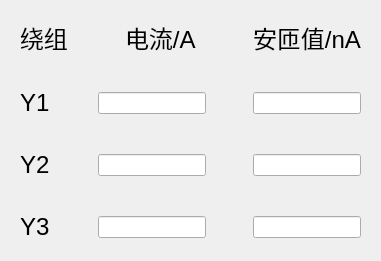
      <widget class="QWidget" name="Y" native="true">
       <property name="geometry">
        <rect>
         <x>430</x>
         <y>10</y>
         <width>381</width>
         <height>261</height>
        </rect>
       </property>
       <layout class="QVBoxLayout" name="verticalLayout_3">
        <item>
         <widget class="QWidget" name="Y_I_NI" native="true">
          <layout class="QHBoxLayout" name="horizontalLayout_4">
           <item>
            <widget class="QLabel" name="Y_N">
             <property name="font">
              <font>
               <pointsize>18</pointsize>
              </font>
             </property>
             <property name="text">
              <string>绕组</string>
             </property>
            </widget>
           </item>
           <item>
            <spacer name="horizontalSpacer_2">
             <property name="orientation">
              <enum>Qt::Horizontal</enum>
             </property>
             <property name="sizeHint" stdset="0">
              <size>
               <width>44</width>
               <height>20</height>
              </size>
             </property>
            </spacer>
           </item>
           <item>
            <widget class="QLabel" name="Y_I">
             <property name="font">
              <font>
               <pointsize>18</pointsize>
              </font>
             </property>
             <property name="text">
              <string>电流/A</string>
             </property>
            </widget>
           </item>
           <item>
            <spacer name="horizontalSpacer_11">
             <property name="orientation">
              <enum>Qt::Horizontal</enum>
             </property>
             <property name="sizeHint" stdset="0">
              <size>
               <width>44</width>
               <height>20</height>
              </size>
             </property>
            </spacer>
           </item>
           <item>
            <widget class="QLabel" name="Y_NI">
             <property name="font">
              <font>
               <pointsize>18</pointsize>
              </font>
             </property>
             <property name="text">
              <string>安匝值/nA</string>
             </property>
            </widget>
           </item>
          </layout>
         </widget>
        </item>
        <item>
         <spacer name="verticalSpacer_16">
          <property name="orientation">
           <enum>Qt::Vertical</enum>
          </property>
          <property name="sizeHint" stdset="0">
           <size>
            <width>20</width>
            <height>0</height>
           </size>
          </property>
         </spacer>
        </item>
        <item>
         <widget class="QWidget" name="Y1" native="true">
          <layout class="QHBoxLayout" name="horizontalLayout_19">
           <item>
            <widget class="QLabel" name="Y1_N">
             <property name="font">
              <font>
               <pointsize>18</pointsize>
              </font>
             </property>
             <property name="text">
              <string>Y1</string>
             </property>
            </widget>
           </item>
           <item>
            <spacer name="horizontalSpacer_37">
             <property name="orientation">
              <enum>Qt::Horizontal</enum>
             </property>
             <property name="sizeHint" stdset="0">
              <size>
               <width>0</width>
               <height>20</height>
              </size>
             </property>
            </spacer>
           </item>
           <item>
            <widget class="QLineEdit" name="IE_Y1_I"/>
           </item>
           <item>
            <spacer name="horizontalSpacer_38">
             <property name="orientation">
              <enum>Qt::Horizontal</enum>
             </property>
             <property name="sizeHint" stdset="0">
              <size>
               <width>1</width>
               <height>20</height>
              </size>
             </property>
            </spacer>
           </item>
           <item>
            <widget class="QLineEdit" name="IE_Y1_IN"/>
           </item>
          </layout>
         </widget>
        </item>
        <item>
         <spacer name="verticalSpacer_17">
          <property name="orientation">
           <enum>Qt::Vertical</enum>
          </property>
          <property name="sizeHint" stdset="0">
           <size>
            <width>20</width>
            <height>0</height>
           </size>
          </property>
         </spacer>
        </item>
        <item>
         <widget class="QWidget" name="Y2" native="true">
          <layout class="QHBoxLayout" name="horizontalLayout_23">
           <item>
            <widget class="QLabel" name="Y2_N">
             <property name="font">
              <font>
               <pointsize>18</pointsize>
              </font>
             </property>
             <property name="text">
              <string>Y2</string>
             </property>
            </widget>
           </item>
           <item>
            <spacer name="horizontalSpacer_45">
             <property name="orientation">
              <enum>Qt::Horizontal</enum>
             </property>
             <property name="sizeHint" stdset="0">
              <size>
               <width>0</width>
               <height>20</height>
              </size>
             </property>
            </spacer>
           </item>
           <item>
            <widget class="QLineEdit" name="IE_Y2_I"/>
           </item>
           <item>
            <spacer name="horizontalSpacer_46">
             <property name="orientation">
              <enum>Qt::Horizontal</enum>
             </property>
             <property name="sizeHint" stdset="0">
              <size>
               <width>1</width>
               <height>20</height>
              </size>
             </property>
            </spacer>
           </item>
           <item>
            <widget class="QLineEdit" name="IE_Y2_IN"/>
           </item>
          </layout>
         </widget>
        </item>
        <item>
         <spacer name="verticalSpacer_8">
          <property name="orientation">
           <enum>Qt::Vertical</enum>
          </property>
          <property name="sizeHint" stdset="0">
           <size>
            <width>20</width>
            <height>1</height>
           </size>
          </property>
         </spacer>
        </item>
        <item>
         <widget class="QWidget" name="Y3" native="true">
          <layout class="QHBoxLayout" name="horizontalLayout_24">
           <item>
            <widget class="QLabel" name="Y3_N">
             <property name="font">
              <font>
               <pointsize>18</pointsize>
              </font>
             </property>
             <property name="text">
              <string>Y3</string>
             </property>
            </widget>
           </item>
           <item>
            <spacer name="horizontalSpacer_47">
             <property name="orientation">
              <enum>Qt::Horizontal</enum>
             </property>
             <property name="sizeHint" stdset="0">
              <size>
               <width>0</width>
               <height>20</height>
              </size>
             </property>
            </spacer>
           </item>
           <item>
            <widget class="QLineEdit" name="IE_Y3_I"/>
           </item>
           <item>
            <spacer name="horizontalSpacer_48">
             <property name="orientation">
              <enum>Qt::Horizontal</enum>
             </property>
             <property name="sizeHint" stdset="0">
              <size>
               <width>1</width>
               <height>20</height>
              </size>
             </property>
            </spacer>
           </item>
           <item>
            <widget class="QLineEdit" name="IE_Y3_IN"/>
           </item>
          </layout>
         </widget>
        </item>
       </layout>
      </widget>
